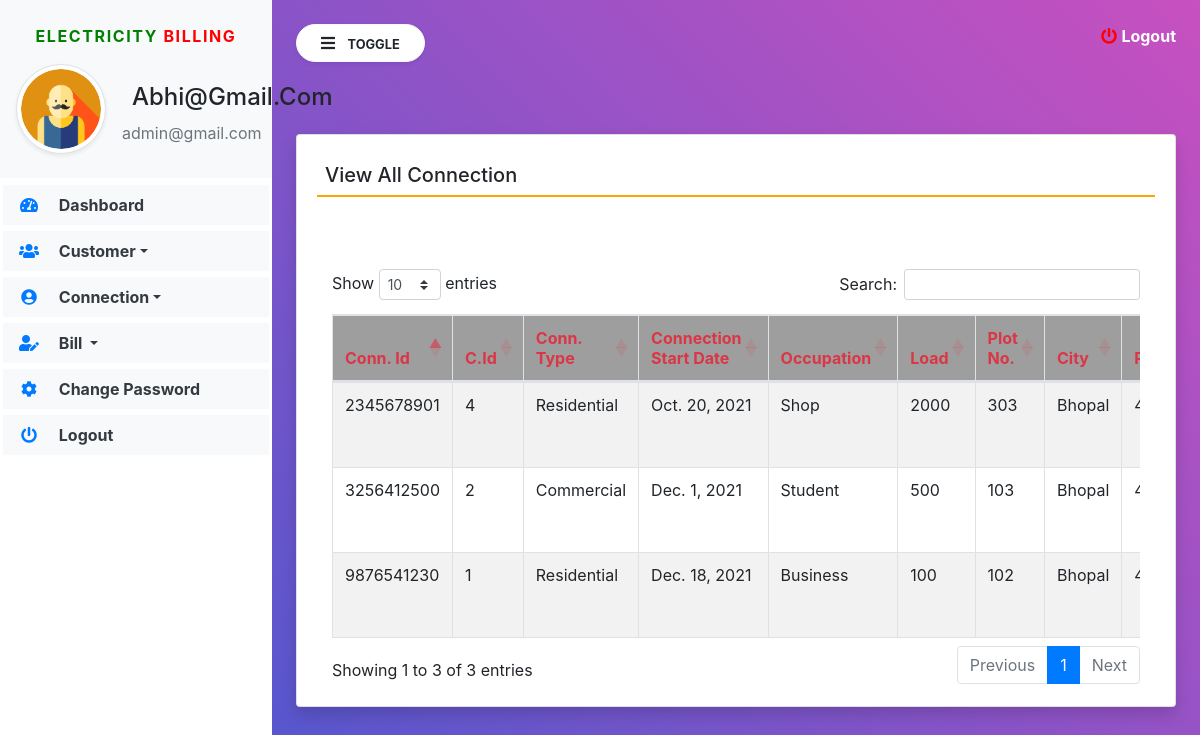
Page /view_Connection (signed in) on the committed database.
### electricity/models.py (models this page shows, shortened)
class Connection(models.Model):
    customer = models.ForeignKey(Customer,on_delete=models.CASCADE)
    connectionid = models.CharField(max_length=10, null=True)
    connectiontype = models.CharField(max_length=100, null=True)
    connectionstartdate = models.DateField(null=True)
    occupation = models.CharField(max_length=100, null=True)
    connectionload = models.CharField(max_length=100, null=True)
    plotno = models.CharField(max_length=50, null=True)
    city = models.CharField(max_length=100, null=True)
    pincode = models.CharField(max_length=10, null=True)
    address = models.CharField(max_length=200, null=True)
    state = models.CharField(max_length=100, null=True)
    description = models.CharField(max_length=250, null=True)

class Customer(models.Model):
    user = models.ForeignKey(User,on_delete=models.CASCADE)
    contact = models.CharField(max_length=15, null=True)
    address = models.CharField(max_length=200, null=True)
    city = models.CharField(max_length=100,null=True)
    state = models.CharField(max_length=100, null=True)
    regdate = models.DateTimeField(auto_now_add=True)

### electricity/views.py (the view)
# urls.py: path('view_Connection', view_Connection,name='view_Connection'),
def view_Connection(request):
    if not request.user.is_authenticated:
        return redirect('admin_login')
    connection = Connection.objects.all()
    return render(request,'view_Connection.html', locals())

### electricity/templates/view_Connection.html (shortened to what this page needs)
{% extends 'navbar1.html' %}
{% load static %}
{% block body1 %}
 <div class="card shadow mt-5">
    <div class="card-body">
		<h5 class="p-2" style="border-bottom: 2px solid orange">View All Connection</h5>
     <div class="container mt-5">
		<h1 class="text-success text-center"></h1>
		<br>
		<table id="example" class="table table-striped table-bordered table-responsive" style="width:100%">
			<thead style="background-color: #9e9e9e">
				<tr>
				    <th class="text-danger">Conn. Id</th>
					<th class="text-danger">C.Id</th>
					<th class="text-danger">Conn. Type</th>
					<th class="text-danger">Connection Start Date</th>
					<th class="text-danger">Occupation</th>
					<th class="text-danger">Load</th>
					<th class="text-danger">Plot No.</th>
					<th class="text-danger">City</th>
					<th class="text-danger">Pincode</th>
				</tr>
			</thead>
			<tbody>
             {% for i in connection %}
			<tr>
				<td>{{i.connectionid}}</td>
				<td>{{i.customer.id}}</td>
				<td>{{i.connectiontype}}</td>
				<td>{{i.connectionstartdate}}</td>
				<td>{{i.occupation}}</td>
				<td>{{i.connectionload}}</td>
				<td>{{i.plotno}}</td>
				<td>{{i.city}}</td>
				<td>{{i.pincode}}</td>
            </tr>
			{% endfor %}
			</tbody>
		</table>
	</div>
	</div>
 </div>
{% endblock %}

### electricity/templates/navbar1.html (shortened to what this page needs)
{% load static %}
<html>
<head>
<link rel="stylesheet"
	href="https://maxcdn.bootstrapcdn.com/bootstrap/4.5.2/css/bootstrap.min.css">
<link rel="stylesheet"
	href="https://pro.fontawesome.com/releases/v5.10.0/css/all.css"
 />
<link rel="stylesheet"
	href="https://cdnjs.cloudflare.com/ajax/libs/twitter-bootstrap/4.5.2/css/bootstrap.css">
<link rel="stylesheet"
	href="https://cdn.datatables.net/1.11.3/css/dataTables.bootstrap4.min.css">
<link rel="stylesheet" href="{% static 'css/sidebar.css' %}">
</head>
<body>
	<div class="bg-white vertical-nav" id="sidebar">
		<div class="bg-light py-4 px-3 mb-1">
			<p class="text-center font-weight-bold text-uppercase px-3 sidebar-title"><span style="color:green">Electricity</span> <span style="color:red">Billing</span></p>
			<div class="media d-flex align-items-center">
				<img src="{% static 'images/user12.png' %}" width="90" height="90"
					class="mr-3 rounded-circle img-thumbnail shadow-sm">
				<div class="media-body">
					<h4 class="mb-0" style="text-transform: capitalize;">{{request.user.username}}</h4>
					<p class="text-muted mb-0">admin@gmail.com</p>
				</div>
			</div>
		</div>
		<ul class="nav flex-column bg-white">
			<li class="nav-item"><a href="{% url 'admin_home' %}"
				class="nav-link text-dark bg-light"> <i
					class="fas fa-tachometer-alt fa-fw mr-3 text-primary"></i>
					Dashboard
			</a></li>
			<li class="nav-item dropdown"><a href=""
				class="nav-link dropdown-toggle text-dark bg-light" id="navbardrop"
				data-toggle="dropdown"> <i
					class="fas fa-users fa-fw mr-3 text-primary"></i> Customer</a>
			</li>
			<li class="nav-item dropdown"><a href=""
				class="nav-link dropdown-toggle text-dark bg-light" id="navbardrop"
				data-toggle="dropdown">
				<i class="fas fa-user-circle fa-fw mr-3 text-primary"></i> Connection</a>
			</li>
			<li class="nav-item dropdown"><a href=""
				class="nav-link dropdown-toggle text-dark bg-light" id="navbardrop"
				data-toggle="dropdown"> <i
					class="fas fa-user-edit fa-fw mr-3 text-primary"></i> Bill
			</a>
				</li>
               <li class="nav-item"><a href="{% url 'change_password' %}"
				class="nav-link text-dark bg-light"> <i
					class="fas fa-cog fa-fw mr-3 text-primary"></i>
					Change Password
			</a></li>
			<li class="nav-item"><a href="{% url 'logout' %}"
				class="nav-link text-dark bg-light">
				<i class="fas fa-power-off fa-fw mr-3 text-primary"></i>
					Logout
			</a></li>
		</ul>
	</div>
	<div class="page-content p-4" id="content">
		<a data-toggle="modal" data-target="#exampleModalCenter" title="logout" class="text-white float-right"><i
			class="fas fa-power-off"></i> <b>Logout</b></a>
		<button id="sidebarCollapse" type="button"
			class="btn btn-light bg-white rounded-pill shadow-sm px-4 mb-4">
			<i class="fas fa-bars mr-2"></i> <small
				class="text-uppercase font-weight-bold">Toggle</small>
		</button>
		{% block body1 %}
		{% endblock %}
</div>
</body>
</html>

### electricity/static/css/sidebar.css (style rules this page uses)
.sidebar-title { letter-spacing: 0.1em; color: #aaa; }
body { background: linear-gradient(-135deg, #c850c0, #4158d0); min-height: 100vh; }
.vertical-nav { min-width: 17rem; width: 17rem; height: 100vh; position: fixed; top: 0; left: 0; transition:all 0.4s; }
.page-content { width: calc(100%-17rem); margin-left: 17rem; transition:all 0.4s; }
.nav-link { font-weight : bold; }
.fa-power-off { color: red; }

### electricity/templates/navbar1.html (style rules this page uses)
.nav-item { padding: 3px !important; }
h2, h4 { padding: 10px; }

### rows in the picture
Connection: connectionid "9876541230", customer.id "1", connectiontype "Residential", connectionstartdate "Dec. 18, 2021", occupation "Business", connectionload "100", plotno "102", city "Bhopal"
Connection: connectionid "3256412500", customer.id "2", connectiontype "Commercial", connectionstartdate "Dec. 1, 2021", occupation "Student", connectionload "500", plotno "103", city "Bhopal"
Connection: connectionid "2345678901", customer.id "4", connectiontype "Residential", connectionstartdate "Oct. 20, 2021", occupation "Shop", connectionload "2000", plotno "303", city "Bhopal"

### other values in the picture
{{ request.user.username }} "Abhi@gmail.com"
